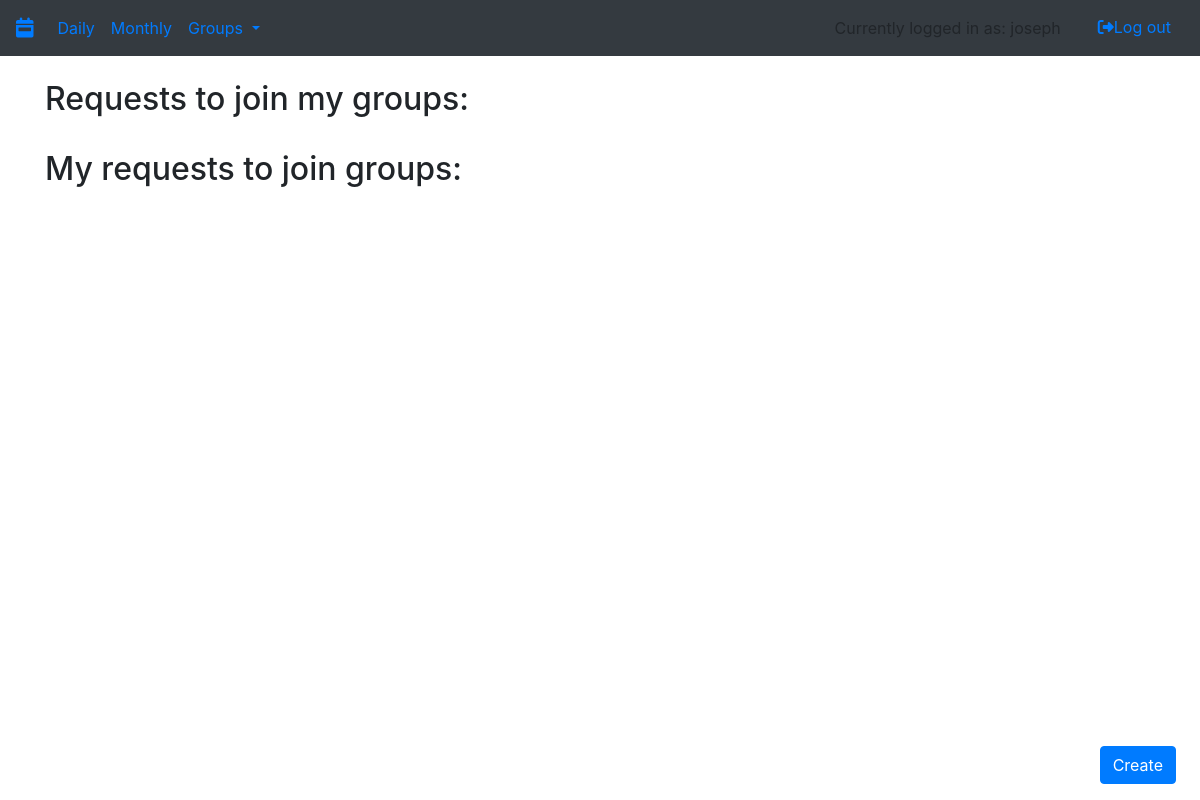
The app's page /requests (signed in), older data.
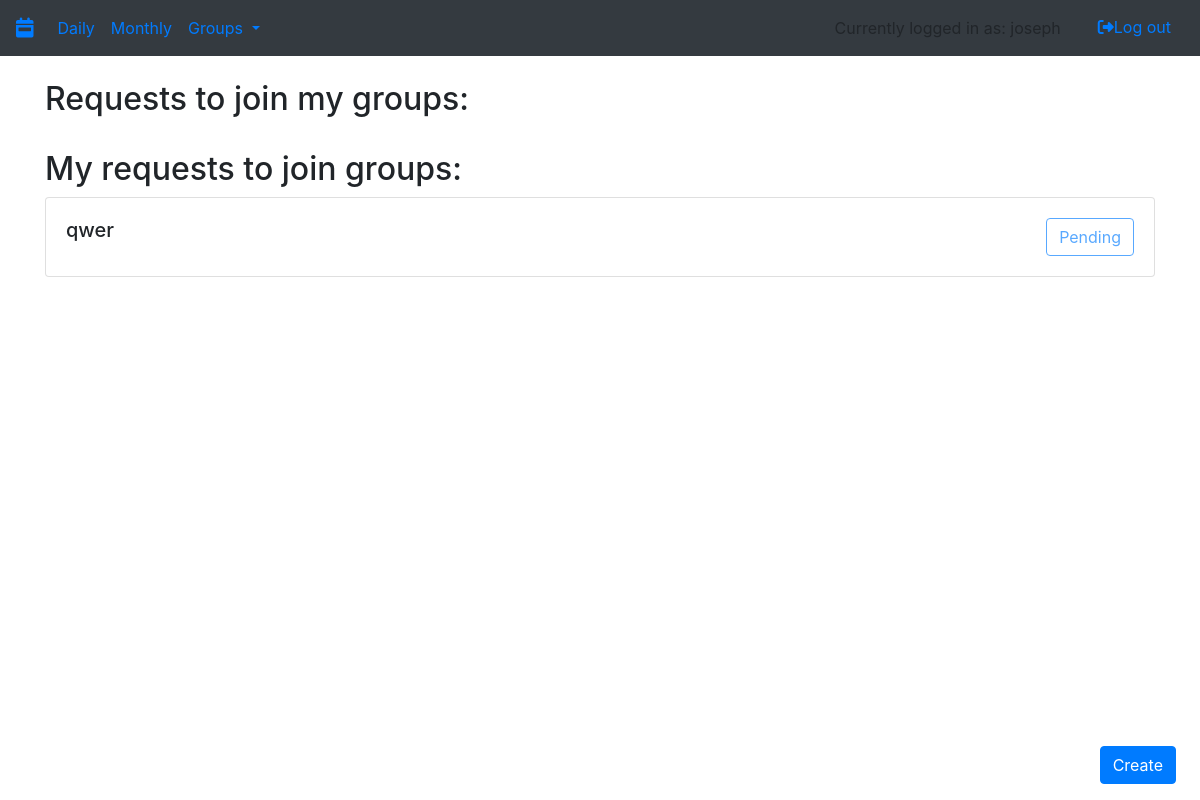
The same page, newer data.
### app/utl/models.py (models this page shows, shortened)
class User(db.Model, UserMixin):
    id = db.Column(db.Integer, primary_key=True)
    username = db.Column(db.String(80), unique=True, nullable=False)
    password = db.Column(db.String(80), nullable=False)
    tasks = db.relationship('Task', backref='user') #whenever you create a task, append it to user.tasks
    admin_groups = db.relationship('Group', backref='user') #whenever you create a group, append it to the users admin groups who created it
    groups = association_proxy('groupownership', #whenever a user joins a group, append it to their groups
                              'group',
                              creator=lambda c: GroupLinks(id, c.id))
    requests = association_proxy('requestownership', #whenever a user joins a group, append it to their groups
                              'group',
                              creator=lambda c: RequestLinks(id, c.id))

class Group(db.Model):
    id = db.Column(db.Integer, primary_key=True)
    admin_id = db.Column(db.Integer, db.ForeignKey('user.id'))
    name = db.Column(db.String(80), unique=True, nullable=False)
    description = db.Column(db.String(80), nullable=False)
    private = db.Column(db.Boolean)
    tasks = db.relationship('Task', backref='group')
    users = association_proxy('groupownership',
                              'user',
                              creator=lambda u: GroupLinks(u.id, id))
    requesters = association_proxy('requestownership',
                                   'user',
                                    creator=lambda u: RequestLinks(u.id, id))

### app/app.py (the view)
@login_required
@app.route("/requests" , methods=['GET','POST'])
def requests():
    groups = Group.query.filter_by(admin_id = current_user.id).all()
    requests = current_user.requests
    return render_template("requests.html",
                            groups = groups,
                            requests = requests)

### app/app.py (called while the page is built)
@login_manager.user_loader
def load_user(user_id):
    return User.query.get(user_id)

### app/templates/requests.html (shortened to what this page needs)
{% extends "base.html" %}
{% block content %}
{% if current_user.is_authenticated %}
<div class="container">
  <div class="row">
    <div class="col-sm">
    <h2>Requests to join my groups:</h2>
    </div>
  </div>
  <div class="row">
    <div class="col-sm">
      <br>
    <h2>My requests to join groups:</h2>
    </div>
  </div>
  {% for request in requests %}
      <div class = "row">
        <div class="col-sm">
        <div class="card">
            <div class="card-body">
                <h5 class="card-title">{{request.name}}
                  <button class="btn btn-outline-primary float-right" disabled>Pending</button>
                </h5>
            </div>
        </div>
      </div>
    </div>
{% endfor %}
{% endif %}
{% endblock %}

### app/templates/base.html (shortened to what this page needs)
{% from "macros/render_flashes.html" import render_flashes %}
<!DOCTYPE html>
<html lang="en">
<head>
    <link rel="stylesheet" href="https://stackpath.bootstrapcdn.com/bootstrap/4.3.1/css/bootstrap.min.css"
>
    <link rel="stylesheet" href="https://stackpath.bootstrapcdn.com/bootstrap/4.3.1/css/bootstrap.min.css"
>
</head>
<body>
<nav class="navbar navbar-expand-sm bg-dark">
    <div class="navbar-header">
        <a class="navbar-brand" href="/"><i class="fas fa-calendar-week"></i></a>
    </div>
    {% if current_user.is_authenticated %}
    <ul class="navbar-nav mr-auto">
        <li class="nav-item">
            <a class="nav-link" href="{{ url_for('day') }}">Daily</a>
        </li>
        <li class="nav-item">
            <a class="nav-link" href="{{ url_for('month') }}">Monthly</a>
        </li>
        <li class="nav-item dropdown">
            <a class="nav-link dropdown-toggle" href="#" id="navbardrop" data-toggle="dropdown">
                Groups
            </a>
        </li>
    </ul>
    <div class="nav navbar-nav ml-auto">
            <li class="navbar-text mr-4">
              {% if current_user is not none %}
                  Currently logged in as: {{ current_user.username }}
              {% endif %}
            </li>
            <li><a href="{{ url_for('logout') }}">
                <button class="btn btn-link"><i
                        class="fas fa-sign-out-alt"></i>Log out
                </button>
            </a></li>
    </div>
    {% endif %}
</nav>
{{ render_flashes() }}
{% if current_user.is_authenticated %}
  <div id="form button" style="position: fixed; bottom: 2%; right: 2%;">
      <button class="btn btn-primary" role="button" data-toggle="popover" data-trigger="focus"
              data-html="true" data-placement="top" title="Create New">
          Create
      </button>
  </div>
{% endif %}
{% block content %}
{% endblock content %}
</body>
</html>

### app/templates/macros/render_flashes.html (shortened to what this page needs)
{% macro render_flashes() %}
    <br>
{% endmacro %}

Row changes from the older to the newer data that the page shows:
added Group: name "qwer"
